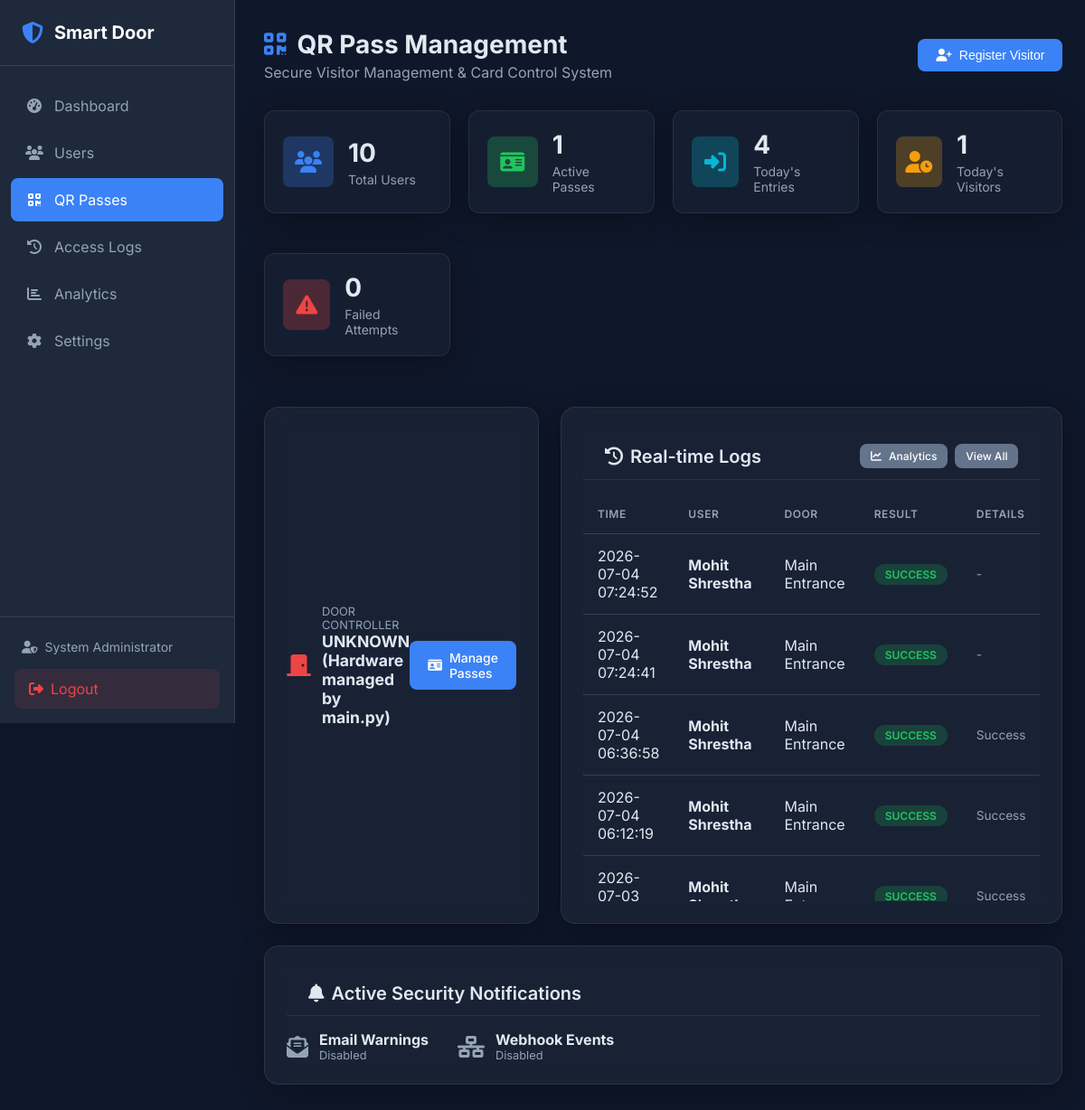
Page /admin/qr (signed in) on the committed database.
### tables this page shows
CREATE TABLE access_logs (
    id INTEGER PRIMARY KEY AUTOINCREMENT,
    user_id INTEGER,  -- NULL if unknown person
    employee_id VARCHAR(50),  -- Stored separately for historical reference
    user_name VARCHAR(100),  -- Stored separately for historical reference
    event_type VARCHAR(10) NOT NULL CHECK(event_type IN ('ENTRY', 'EXIT')),
    access_date DATE NOT NULL,
    access_time TIME NOT NULL,
    result VARCHAR(20) NOT NULL CHECK(result IN ('SUCCESS', 'FAILED', 'DENIED')),
    face_match BOOLEAN DEFAULT 0,
    fingerprint_match BOOLEAN DEFAULT 0,
    failure_reason VARCHAR(255),
    confidence_score FLOAT,
    ip_address VARCHAR(45),
    created_at DATETIME DEFAULT CURRENT_TIMESTAMP, qr_token VARCHAR(255) NULL, door VARCHAR(100) DEFAULT 'Main Entrance', camera VARCHAR(100) NULL, reason VARCHAR(255) NULL,
    FOREIGN KEY (user_id) REFERENCES users(id) ON DELETE SET NULL
);

### web/routes/qr_routes.py (the view)
@qr_bp.route('/admin/qr')
@login_required
def dashboard():
    stats = qr_repo.get_dashboard_stats()
    recent_logs = qr_repo.access_log_repo.get_recent_logs(limit=10)
    door_status = "UNKNOWN (Hardware managed by main.py)"
    email_enabled = access_controller.get_setting("email_notifications_enabled", "false") == "true"
    webhook_enabled = access_controller.get_setting("webhook_notifications_enabled", "false") == "true"
    return render_template(
        'qr/dashboard.html',
        stats=stats,
        recent_logs=recent_logs,
        door_state=door_status,
        email_enabled=email_enabled,
        webhook_enabled=webhook_enabled
    )

### database/db_manager.py (called while the page is built, shortened)
    def _get_connection(self) -> sqlite3.Connection:
        return self._local.connection

    def execute(self, query: str, params: tuple = ()) -> sqlite3.Cursor:
        conn = self._get_connection()
        cursor = conn.cursor()
        cursor.execute(query, params)
        return cursor

    def get_recent_logs(self, limit: int = 50) -> List[Dict]:
        cursor = self.db.execute(
            """SELECT * FROM access_logs
               ORDER BY created_at DESC LIMIT ?""",
            (limit,)
        )
        return [dict(row) for row in cursor.fetchall()]

### modules/access_controller.py (called while the page is built)
    def get_setting(self, key: str, default: Any = None) -> Any:
        try:
            cursor = self.qr_repo.db.execute(
                "SELECT value, is_encrypted FROM system_settings WHERE key = ?", (key,)
            )
            row = cursor.fetchone()
            if not row:
                return default
            val = row['value']
            if row['is_encrypted']:
                return ConfigEncryptor.decrypt(val)
            return val
        except Exception as e:
            logger.error(f"Error fetching setting {key}: {e}")
            return default

### web/routes/qr_routes.py (called while the page is built)
def login_required(f):
    @wraps(f)
    def decorated_function(*args, **kwargs):
        if 'admin_id' not in session:
            flash('Please log in to access this page.', 'warning')
            return redirect(url_for('login'))
        return f(*args, **kwargs)
    return decorated_function

### web/templates/qr/dashboard.html (shortened to what this page needs)
{% extends "base.html" %}
{% block extra_css %}
<link rel="stylesheet" href="{{ url_for('static', filename='css/qr.css') }}">
{% endblock %}
{% block content %}
<div class="page-header" style="display: flex; justify-content: space-between; align-items: center; flex-wrap: wrap; gap: 1rem;">
    <div>
        <h1><i class="fas fa-qrcode"></i> QR Pass Management</h1>
        <p>Secure Visitor Management & Card Control System</p>
    </div>
    <button class="btn btn-primary" onclick="document.getElementById('add-visitor-modal').style.display='flex'">
        <i class="fas fa-user-plus"></i> Register Visitor
    </button>
</div>
<div class="qr-stats-grid">
    <div class="qr-stat-card qr-glass-card">
        <div class="qr-stat-icon bg-primary">
            <i class="fas fa-users"></i>
        </div>
        <div class="qr-stat-info">
            <h3 id="widget-total-users">{{ stats.total_users }}</h3>
            <p>Total Users</p>
        </div>
    </div>
    <div class="qr-stat-card qr-glass-card">
        <div class="qr-stat-icon bg-success">
            <i class="fas fa-id-card"></i>
        </div>
        <div class="qr-stat-info">
            <h3>{{ stats.active_passes }}</h3>
            <p>Active Passes</p>
        </div>
    </div>
    <div class="qr-stat-card qr-glass-card">
        <div class="qr-stat-icon bg-info">
            <i class="fas fa-sign-in-alt"></i>
        </div>
        <div class="qr-stat-info">
            <h3>{{ stats.today_entries }}</h3>
            <p>Today's Entries</p>
        </div>
    </div>
    <div class="qr-stat-card qr-glass-card">
        <div class="qr-stat-icon bg-warning">
            <i class="fas fa-user-clock"></i>
        </div>
        <div class="qr-stat-info">
            <h3>{{ stats.today_visitors }}</h3>
            <p>Today's Visitors</p>
        </div>
    </div>
    <div class="qr-stat-card qr-glass-card">
        <div class="qr-stat-icon bg-danger">
            <i class="fas fa-exclamation-triangle"></i>
        </div>
        <div class="qr-stat-info">
            <h3>{{ stats.failed_attempts }}</h3>
            <p>Failed Attempts</p>
        </div>
    </div>
</div>
<div class="qr-form-section">
    <div class="qr-glass-card" style="display: flex; justify-content: space-between; align-items: center; padding: 1.25rem 1.5rem;">
        <div style="display: flex; align-items: center; gap: 0.75rem;">
            <i class="fas fa-door-closed" style="font-size: 1.5rem; color: #ef4444;"></i>
            <div>
                <span style="font-size: 0.8rem; color: #94a3b8; display: block; text-transform: uppercase;">Door Controller</span>
                <strong style="font-size: 1.1rem; color: #e2e8f0;">{{ door_state }}</strong>
            </div>
        </div>
        <a href="{{ url_for('qr.list_passes') }}" class="btn btn-primary">
            <i class="fas fa-id-card"></i> Manage Passes
        </a>
    </div>
    <div class="qr-glass-card">
        <div class="card-header" style="border-bottom: 1px solid var(--glass-border); padding-bottom: 0.75rem; margin-bottom: 1rem; display: flex; justify-content: space-between; align-items: center;">
            <h2 style="font-size: 1.25rem;"><i class="fas fa-history"></i> Real-time Logs</h2>
            <div style="display: flex; gap: 0.5rem;">
                <a href="{{ url_for('qr.reports') }}" class="btn btn-secondary btn-sm"><i class="fas fa-chart-line"></i> Analytics</a>
                <a href="{{ url_for('logs') }}" class="btn btn-secondary btn-sm">View All</a>
            </div>
        </div>
        <div class="table-responsive" style="max-height: 450px; overflow-y: auto;">
            <table class="table" id="dashboard-recent-logs">
                <thead>
                    <tr>
                        <th>Time</th>
                        <th>User</th>
                        <th>Door</th>
                        <th>Result</th>
                        <th>Details</th>
                    </tr>
                </thead>
                <tbody>
                    {% if recent_logs %}
                        {% for log in recent_logs %}
                        <tr>
                            <td>{{ log.access_date }} {{ log.access_time }}</td>
                            <td><strong>{{ log.user_name or 'Unknown Scan' }}</strong></td>
                            <td>{{ log.door or 'Main Entrance' }}</td>
                            <td>
                                <span class="badge badge-{{ 'success' if log.result == 'SUCCESS' else 'danger' if log.result == 'DENIED' else 'warning' }}">
                                    {{ log.result }}
                                </span>
                            </td>
                            <td class="text-muted" style="font-size: 0.85rem;">{{ log.failure_reason or log.reason or '-' }}</td>
                        </tr>
                        {% endfor %}
                    {% else %}
                    <tr>
                        <td colspan="5" class="text-center text-muted">No recent activity</td>
                    </tr>
                    {% endif %}
                </tbody>
            </table>
        </div>
    </div>
</div>
<div class="qr-glass-card">
    <div class="card-header" style="border-bottom: 1px solid var(--glass-border); padding-bottom: 0.75rem; margin-bottom: 1rem;">
        <h2 style="font-size: 1.25rem;"><i class="fas fa-bell"></i> Active Security Notifications</h2>
    </div>
    <div style="display: flex; gap: 2rem; flex-wrap: wrap;">
        <div style="display: flex; align-items: center; gap: 0.75rem;">
            <i class="fas fa-envelope-open-text {{ 'text-success' if email_enabled else 'text-muted' }}" style="font-size: 1.5rem;"></i>
            <div>
                <strong>Email Warnings</strong>
                <span style="font-size: 0.8rem; color: #94a3b8; display: block;">{{ 'Enabled' if email_enabled else 'Disabled' }}</span>
            </div>
        </div>
        <div style="display: flex; align-items: center; gap: 0.75rem;">
            <i class="fas fa-network-wired {{ 'text-success' if webhook_enabled else 'text-muted' }}" style="font-size: 1.5rem;"></i>
            <div>
                <strong>Webhook Events</strong>
                <span style="font-size: 0.8rem; color: #94a3b8; display: block;">{{ 'Enabled' if webhook_enabled else 'Disabled' }}</span>
            </div>
        </div>
    </div>
</div>
{% endblock %}

### web/templates/base.html (shortened to what this page needs)
<!DOCTYPE html>
<html lang="en">
<head>
    <link rel="stylesheet" href="{{ url_for('static', filename='css/style.css') }}">
    <link rel="stylesheet" href="https://cdnjs.cloudflare.com/ajax/libs/font-awesome/6.4.0/css/all.min.css">
    {% block extra_css %}{% endblock %}
</head>
<body>
    {% if session.get('admin_id') %}
    <nav class="sidebar">
        <div class="sidebar-header">
            <i class="fas fa-shield-alt"></i>
            <span>Smart Door</span>
        </div>
        <ul class="nav-menu">
            <li class="nav-item">
                <a href="{{ url_for('dashboard') }}" class="nav-link {% if request.endpoint == 'dashboard' %}active{% endif %}">
                    <i class="fas fa-tachometer-alt"></i>
                    <span>Dashboard</span>
                </a>
            </li>
            <li class="nav-item">
                <a href="{{ url_for('users') }}" class="nav-link {% if request.endpoint and 'user' in request.endpoint %}active{% endif %}">
                    <i class="fas fa-users"></i>
                    <span>Users</span>
                </a>
            </li>
            <li class="nav-item">
                <a href="{{ url_for('qr.dashboard') }}" class="nav-link {% if request.endpoint and 'qr.' in request.endpoint %}active{% endif %}">
                    <i class="fas fa-qrcode"></i>
                    <span>QR Passes</span>
                </a>
            </li>
            <li class="nav-item">
                <a href="{{ url_for('logs') }}" class="nav-link {% if request.endpoint == 'logs' %}active{% endif %}">
                    <i class="fas fa-history"></i>
                    <span>Access Logs</span>
                </a>
            </li>
            <li class="nav-item">
                <a href="{{ url_for('analytics') }}" class="nav-link {% if request.endpoint == 'analytics' %}active{% endif %}">
                    <i class="fas fa-chart-bar"></i>
                    <span>Analytics</span>
                </a>
            </li>
            <li class="nav-item">
                <a href="{{ url_for('settings') }}" class="nav-link {% if request.endpoint == 'settings' %}active{% endif %}">
                    <i class="fas fa-cog"></i>
                    <span>Settings</span>
                </a>
            </li>
        </ul>
        <div class="sidebar-footer">
            <div class="admin-info">
                <i class="fas fa-user-shield"></i>
                <span>{{ session.get('admin_name', 'Admin') }}</span>
            </div>
            <a href="{{ url_for('logout') }}" class="logout-btn">
                <i class="fas fa-sign-out-alt"></i>
                <span>Logout</span>
            </a>
        </div>
    </nav>
    {% endif %}
    <main class="main-content {% if not session.get('admin_id') %}full-width{% endif %}">
        {% block content %}{% endblock %}
    </main>
</body>
</html>

### web/static/css/style.css (style rules this page uses)
:root { --primary: #3b82f6; --primary-dark: #2563eb; --secondary: #64748b; --success: #22c55e; --danger: #ef4444; --warning: #f59e0b; --info: #06b6d4; --dark: #1e293b; --darker: #0f172a; --light: #f1f5f9; --white: #ffffff; --border: #334155; --text: #e2e8f0; --text-muted: #94a3b8; --sidebar-width: 260px; }
* { margin: 0; padding: 0; box-sizing: border-box; }
body { font-family: 'Inter', -apple-system, BlinkMacSystemFont, sans-serif; background-color: var(--darker); color: var(--text); min-height: 100vh; display: flex; }
a { text-decoration: none; color: inherit; }
.sidebar { width: var(--sidebar-width); height: 100vh; background: var(--dark); position: fixed; left: 0; top: 0; display: flex; flex-direction: column; border-right: 1px solid var(--border); }
.sidebar-header { padding: 1.5rem; display: flex; align-items: center; gap: 0.75rem; border-bottom: 1px solid var(--border); }
.sidebar-header i { font-size: 1.5rem; color: var(--primary); }
.sidebar-header span { font-size: 1.25rem; font-weight: 700; color: var(--white); }
.nav-menu { list-style: none; padding: 1rem 0; flex: 1; }
.nav-item { margin: 0.25rem 0.75rem; }
.nav-link { display: flex; align-items: center; gap: 0.75rem; padding: 0.875rem 1rem; border-radius: 0.5rem; transition: all 0.2s; color: var(--text-muted); }
.nav-link.active { background: var(--primary); color: var(--white); }
.nav-link i { width: 1.25rem; text-align: center; }
.sidebar-footer { padding: 1rem; border-top: 1px solid var(--border); }
.admin-info { display: flex; align-items: center; gap: 0.5rem; padding: 0.5rem; font-size: 0.875rem; color: var(--text-muted); margin-bottom: 0.5rem; }
.logout-btn { display: flex; align-items: center; gap: 0.5rem; padding: 0.75rem 1rem; background: rgba(239, 68, 68, 0.1); color: var(--danger); border-radius: 0.5rem; transition: all 0.2s; }
.main-content { flex: 1; margin-left: var(--sidebar-width); padding: 2rem; min-height: 100vh; }
.page-header { display: flex; justify-content: space-between; align-items: center; margin-bottom: 2rem; }
.page-header h1 { font-size: 1.75rem; font-weight: 700; display: flex; align-items: center; gap: 0.75rem; }
.page-header h1 i { color: var(--primary); }
.page-header p { color: var(--text-muted); margin-top: 0.25rem; }
.card-header { padding: 1rem 1.5rem; border-bottom: 1px solid var(--border); display: flex; justify-content: space-between; align-items: center; }
.card-header h2 { font-size: 1rem; font-weight: 600; display: flex; align-items: center; gap: 0.5rem; }
.table { width: 100%; border-collapse: collapse; }
.table th, .table td { padding: 0.875rem 1rem; text-align: left; border-bottom: 1px solid var(--border); }
.table th { font-weight: 600; color: var(--text-muted); font-size: 0.75rem; text-transform: uppercase; letter-spacing: 0.05em; }
.badge { display: inline-block; padding: 0.25rem 0.75rem; border-radius: 9999px; font-size: 0.75rem; font-weight: 600; text-transform: uppercase; }
.badge-success { background: rgba(34, 197, 94, 0.2); color: var(--success); }
.btn { display: inline-flex; align-items: center; gap: 0.5rem; padding: 0.625rem 1.25rem; border-radius: 0.5rem; font-weight: 500; font-size: 0.875rem; border: none; cursor: pointer; transition: all 0.2s; }
.btn-sm { padding: 0.375rem 0.75rem; font-size: 0.75rem; }
.btn-primary { background: var(--primary); color: var(--white); }
.btn-secondary { background: var(--secondary); color: var(--white); }
.text-muted { color: var(--text-muted); }

### rows in the picture
access_logs: access_date "2026-07-04", access_time "07:24:52", user_name "Mohit Shrestha", door "Main Entrance", result "SUCCESS", failure_reason "-"
access_logs: access_date "2026-07-04", access_time "07:24:41", user_name "Mohit Shrestha", door "Main Entrance", result "SUCCESS", failure_reason "-"
access_logs: access_date "2026-07-04", access_time "06:36:58", user_name "Mohit Shrestha", door "Main Entrance", result "SUCCESS", reason "Success"
access_logs: access_date "2026-07-04", access_time "06:12:19", user_name "Mohit Shrestha", door "Main Entrance", result "SUCCESS", reason "Success"
access_logs: access_date "2026-07-03", user_name "Mohit…", door "Main…", result "SUCCESS", reason "Success"

### other values in the picture
{{ session.get('admin_name', 'Admin') }} "System Administrator"
{{ stats.total_users }} "10"
{{ stats.active_passes }} "1"
{{ stats.today_entries }} "4"
{{ stats.today_visitors }} "1"
{{ stats.failed_attempts }} "0"
{{ door_state }} "UNKNOWN (Hardware managed by main.py)"
{{ 'Enabled' if email_enabled else 'Disabled' }} "Disabled"
{{ 'Enabled' if webhook_enabled else 'Disabled' }} "Disabled"
